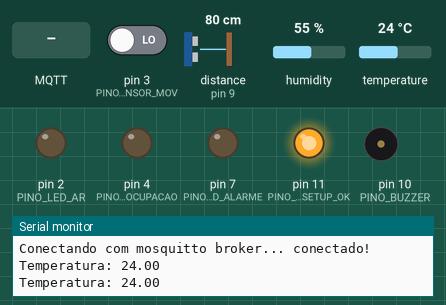
This sketch was run on a simulated Arduino Uno, built with avr-gcc and run on an emulated ATmega328P. On the bench: output pins drawn as LEDs (lit = HIGH), buzzer (waves = sounding), the last lines printed to the serial monitor. Inputs (shaded band) come from the test bench; at power-on: pin 3 (PINO_SENSOR_MOV) LOW, distance to the obstacle (sensor on pin 9) 80 cm, humidity 55 %, temperature 24 °C. The echo pulse lasts 58.3 µs per cm; WiFi joins after 1.5 s; servers stay silent unless stated; no MQTT or app messages arrive unless stated.

Above: at 2.7 s.
2.8 s: pin 3 (PINO_SENSOR_MOV) driven HIGH
At 3.4 s:
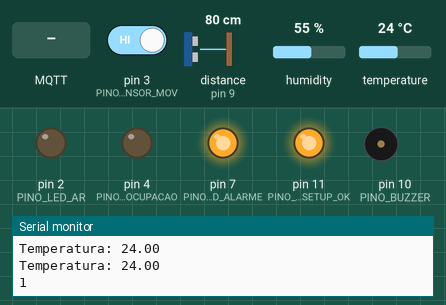
7.1 s: distance to the obstacle (sensor on pin 9) set to 13 cm
12.7 s: distance to the obstacle (sensor on pin 9) set to 10 cm
At 16.9 s:
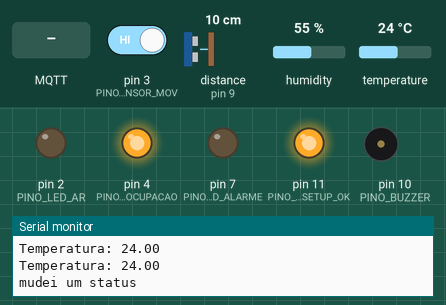
21.2 s: MQTT message "5" arrives on the first subscribed topic
At 23.4 s:
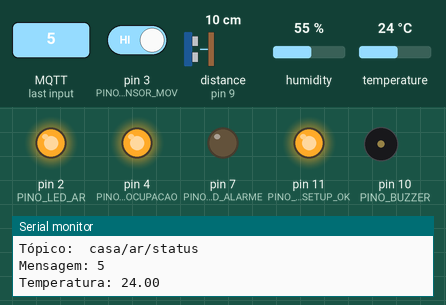
25.8 s: distance to the obstacle (sensor on pin 9) set to 18 cm
At 29.5 s:
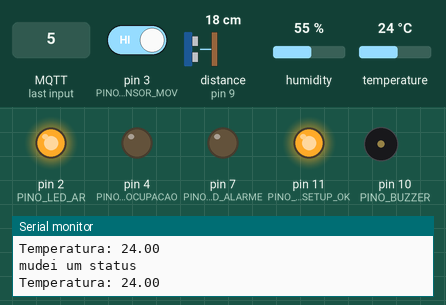
31.4 s: distance to the obstacle (sensor on pin 9) set to 2 cm
At 32.3 s:
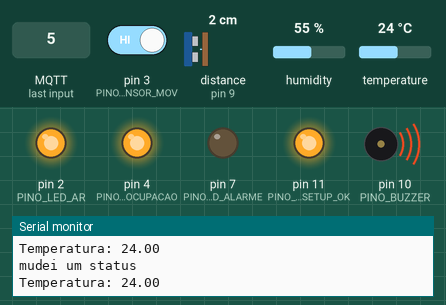
Timing chart, 0 to 38.4 s (numbered marks = the images above; inputs shaded):
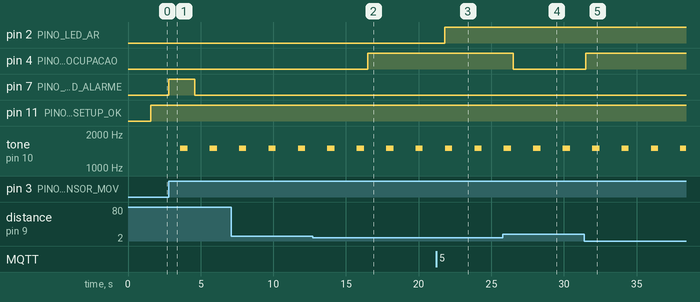

Measured:
- the behaviour switches between 12 and 11 cm on distance to the obstacle (sensor on pin 9) (found by bisection; images 1 and 2)
- after the input at 2.8 s, pin 7 (PINO_LED_ALARME): LOW → HIGH at once, → LOW 1.8 s later; tone on pin 10 (PINO_BUZZER): alternates 1500 Hz for 0.50 s and silent for 1.5 s, starting after 0.80 s
- after the input at 12.7 s, pin 4 (PINO_LED_OCUPACAO): LOW → HIGH after 3.8 s
- after the input at 21.2 s, pin 2 (PINO_LED_AR): LOW → HIGH after 0.60 s
- after the input at 25.8 s, pin 4 (PINO_LED_OCUPACAO): HIGH → LOW after 0.70 s
- after the input at 31.4 s, pin 4 (PINO_LED_OCUPACAO): LOW → HIGH after 0.10 s

The sketch:

casa_inteligente.ino
```cpp
#define TEMPO_NOVA_TENTATIVA 5000
#define PINO_LED_SETUP_OK 11

// Carrega biblioteca para interrupção por tempo
#include <MsTimer2.h>

// Carrega biblioteca para economia de energia
#include <Narcoleptic.h>

// Configurações da shield ethernet
#include <SPI.h>
#include <Ethernet.h>

//IPAddress ip(10, 60, 20, 15);
//IPAddress server("m13.cloudmqtt.com");
char server[] = "m13.cloudmqtt.com";
EthernetClient ethClient;

// Endereco MAC da shield ethernet
byte mac[] = {
//  f8:b1:56:fc:4d:d3
//  0xf8, 0xb1, 0x56, 0xfc, 0x4c, 0xc4
  0xf8, 0xb1, 0x56, 0xfc, 0x4d, 0xd3
};


// Configurações da comunicação com mosquitto
#include <PubSubClient.h>

#define PORTA_MQTT 18768
#define USUARIO_MQTT "mdzjtvif"
#define SENHA_MQTT "snX5gG5TJs8P"
char MENSAGEM_BROKER[100];

void callback(char* topic, byte* payload, unsigned int length);

PubSubClient client(server, PORTA_MQTT, callback, ethClient);


// Configurações da funcionalidade 01 - Acionamento automático do ar condicionado

// Conecte pino 1 do sensor (esquerda) ao +5V
// Conecte pino 2 do sensor ao pino PINO_SENSOR_TEMP
// Conecte pino 4 do sensor ao GND
// Conecte o resistor de 10K entre pin 2 (dados) e ao pino 1 (VCC) do sensor (Apenas se quiser aumentar a precisão)
// Conecte o pino positivo do LED que sinalizará que o ar está ligado no pino PINO_LED_AR

#include "DHT.h"

#define TIPO_SENSOR DHT11
#define PINO_SENSOR_TEMP A1
#define PINO_LED_AR 2

#define TP_AR_TEMPERATURA "casa/ar/temperatura"
#define TP_AR_STATUS "casa/ar/status"

DHT dht(PINO_SENSOR_TEMP, TIPO_SENSOR);


// Configurações da funcionalidade 02 - Acionamento automático das luzes da garagem

//Carrega a biblioteca do sensor ultrassonico
#include <Ultrasonic.h>

//Define os pinos para o trigger e echo
#define PINO_TRIGGER 8
#define PINO_ECHO 9
#define PINO_LED_OCUPACAO 4

// Distância que define se a garagem está ocupada
#define DISTANCIA_OCUPADA 10
#define TEMPO_NOVA_LEITURA_GARAGEM 5000

#define TP_GARAGEM_STATUS "casa/garagem/status"

int status_garagem = LOW;


Ultrasonic ultrasonic(PINO_TRIGGER, PINO_ECHO);

// Configurações da funcionalidade 03 - Alarme com utilização de sensor de movimento e buzzer

#define PINO_BUZZER 10
#define PINO_SENSOR_MOV 3
#define PINO_LED_ALARME 7
#define INTERRUPCAO_ALARME 1

#define DELAY_SONORO 500
#define FREQ_BUZZER 1500
#define ALARME_ACIONADO 1
#define ALARME_DESATIVADO 2
#define ALARME_ATIVADO 0

#define TP_ALARME_STATUS "casa/alarme/status"

volatile int status_alarme = ALARME_ATIVADO;


void setup() {
  Serial.begin(9600);

  conectar_ethernet();

  // Setup da funcionalidade 01
  setup_ar();

  // Setup da funcionalidade 02
  setup_garagem();

  // Setup da funcionalidade 03
  setup_alarme();
  MsTimer2::start();
  pinMode(PINO_LED_SETUP_OK, OUTPUT);
}

void loop() {
  if (!client.connected())
  {
    conectar_mosquitto();
  }
  client.loop();

  ler_temperatura();

  if (status_alarme == ALARME_ACIONADO) {
    acionar_buzzer();
  }
  digitalWrite(PINO_LED_ALARME, LOW);

  delay(1000);
}

// Metodo para manipular mensagens recebidas do broker
void callback(char* topic, byte* payload, unsigned int length) {
  int i = 0;
  Serial.println("Tópico:  " + String(topic));

  for(i=0; i<length; i++) {
    MENSAGEM_BROKER[i] = payload[i];
  }
  MENSAGEM_BROKER[i] = '\0';
  String msgString = String(MENSAGEM_BROKER);

  Serial.println("Mensagem: " + msgString);

  if (String(topic) == String(TP_AR_STATUS)) {
    tratar_status_ar(msgString.toInt());
  } else if (String(topic) == String(TP_ALARME_STATUS)) {
    tratar_status_alarme(msgString.toInt());
  }
}


// Métodos da funcionalidade 01

void setup_ar() {
  pinMode(PINO_SENSOR_TEMP, INPUT);
  pinMode(PINO_LED_AR, OUTPUT);
  dht.begin();

//  MsTimer2::set(1000, ler_temperatura);
}

void ler_temperatura() {
  float temperatura = dht.readTemperature();
  // testa se retorno é valido, caso contrário algo está errado.
  if (isnan(temperatura)) {
    Serial.println("Falha ao ler temperatura.");
  }
  else {
    Serial.print("Temperatura: ");
    Serial.println(temperatura);
    informar_temperatura(temperatura);
  }
}

void informar_temperatura(float temperatura) {
  // Variável auxiliar para implementar gambiarra para converter para char[]
  char aux_char[10];
  String(temperatura).toCharArray(aux_char, 10);
  client.publish(TP_AR_TEMPERATURA, aux_char);
}

void tratar_status_ar(int status) {
    //Liga/Desliga o LED que representa o ar
    digitalWrite(PINO_LED_AR, status);
}


// Métodos da funcionalidade 02

void setup_garagem() {
  pinMode(PINO_LED_OCUPACAO, OUTPUT);

  MsTimer2::set(TEMPO_NOVA_LEITURA_GARAGEM, medir_distancia);
}

float medir_distancia() {
  volatile long tempo = ultrasonic.timing();
  volatile int distancia = ultrasonic.convert(tempo, Ultrasonic::CM);

  if (distancia <= DISTANCIA_OCUPADA) {
    informar_ocupacao(HIGH);
  } else {
    informar_ocupacao(LOW);
  }
}

void informar_ocupacao(volatile int status) {
  if (status_garagem != status) {
    digitalWrite(PINO_LED_OCUPACAO, status);
    status_garagem = status;
    Serial.println("mudei um status");
    client.publish(TP_GARAGEM_STATUS, status == 0 ? "0" : "1");
  }
}


// Métodos da funcionalidade 03


void setup_alarme() {
  pinMode(PINO_SENSOR_MOV, INPUT);
  pinMode(PINO_LED_ALARME, OUTPUT);
  pinMode(PINO_BUZZER, OUTPUT);

  attachInterrupt(INTERRUPCAO_ALARME, verificar_movimento, RISING);
}

volatile void acionar_alarme() {
  digitalWrite(PINO_LED_ALARME, HIGH);
  if (status_alarme == ALARME_ATIVADO) {
    client.publish(TP_ALARME_STATUS, "1");
    status_alarme = ALARME_ACIONADO;
  }
}

void verificar_movimento() {
  Serial.println(digitalRead(PINO_SENSOR_MOV));
  if (digitalRead(PINO_SENSOR_MOV)) {
    acionar_alarme();
  }
}

void tratar_status_alarme(int status_recebido) {
  status_alarme = status_recebido;
}

void acionar_buzzer() {
  //Ligando o buzzer com uma frequencia de 1500 hz.
  tone(PINO_BUZZER, FREQ_BUZZER);
  delay(DELAY_SONORO);

  //Desligando o buzzer.
  noTone(PINO_BUZZER);
  delay(DELAY_SONORO);
}


// Métodos auxiliares

void conectar_mosquitto() {

  while (!client.connected()) {
    Serial.print("Conectando com mosquitto broker...");
    if (client.connect("casa", USUARIO_MQTT, SENHA_MQTT)) {
      Serial.println(" conectado!");
      client.subscribe(TP_AR_STATUS);
      client.subscribe(TP_ALARME_STATUS);
      analogWrite(PINO_LED_SETUP_OK, 255);
    } else {
      Serial.print("falha, rc=");
      Serial.println(client.state());
      delay(TEMPO_NOVA_TENTATIVA);
    }
  }
}

void conectar_ethernet() {
  while (true) {
    Serial.print("Conectando na rede com Ethernet Shield utilizando DHCP... ");
    if (Ethernet.begin(mac)) break;
    Narcoleptic.delay(TEMPO_NOVA_TENTATIVA);
  }
  printIPAddress();
}

void printIPAddress() {
  Serial.print("IP: ");
  for (byte thisByte = 0; thisByte < 4; thisByte++) {
    Serial.print(Ethernet.localIP()[thisByte], DEC);
    Serial.print(".");
  }
  Serial.println("");
}
```
